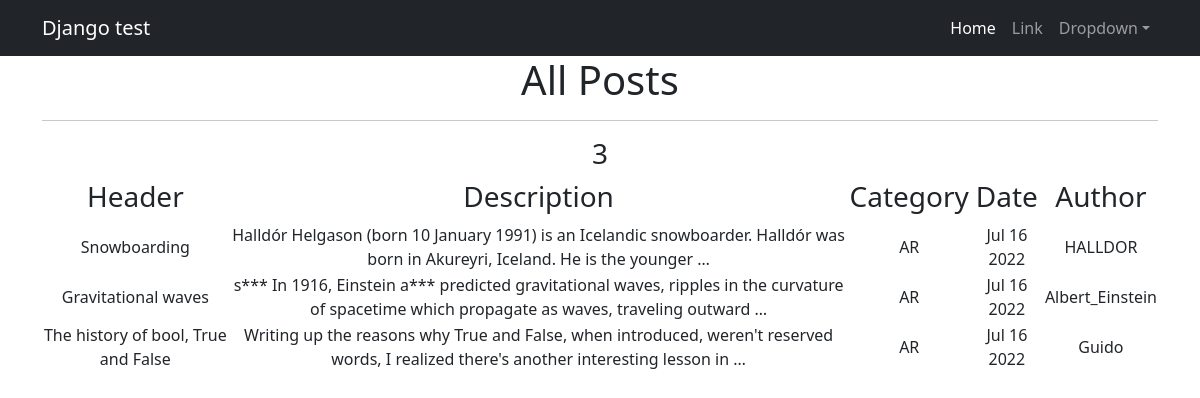
/posts/, run on the app's committed database.
### newsportal/models.py (models this page shows, shortened)
class Post(models.Model):
    author = models.ForeignKey(Author, on_delete=models.CASCADE)
    choice_category = models.CharField(max_length=2, choices=CATEGORY_NAME)
    date_time_auto = models.DateTimeField(auto_now_add=True)
    category = models.ManyToManyField(Category, through='PostCategory')
    header_news = models.CharField(max_length=155)
    post_text = models.TextField()
    rating = models.IntegerField(default=0)

class Author(models.Model):
    user = models.OneToOneField(User, on_delete=models.CASCADE)
    rating = models.IntegerField(default=0)

### newsportal/views.py (the view)
# urls.py: path('', PostListView.as_view()),
class PostListView(ListView):
    model = Post
    ordering = '-rating'
    template_name = 'posts.html'
    context_object_name = 'posts'
    paginate_by = 3

### newsportal/templatetags/poll_extras.py (called while the page is built)
@register.filter()
def censor(value):
    censored_value = ' '.join(f"{i[0]}***" if i in bad_words else i for i in value.split())
    return censored_value

### templates/posts.html (shortened to what this page needs)
{% extends 'newsportal/default.html' %}
{% load poll_extras %}
{% block content %}
<h1>All Posts</h1>
   <hr>
   <h3>{{ posts|length }}</h3>
    {% if posts %}
       <table>
           <tr>
               <td><h3>Header</h3></td>
               <td><h3>Description</h3></td>
               <td><h3>Category</h3></td>
               <td><h3>Date</h3></td>
               <td><h3>Author</h3></td>
           </tr>
           {% for post in posts %}
           <tr>
               <td>{{ post.header_news }}</td>
               <td>{{ post.post_text | truncatewords:20 | censor }}</td>
               <td>{{ post.choice_category }}</td>
               <td>{{ post.date_time_auto| date:'M d Y' }}</td>
               <td>{{ post.author.user.username }}</td>
           </tr>
           {% endfor %}
       </table>
   {% else %}
       <h2>No posts yet.</h2>
   {% endif %}
{% endblock content %}

### data on the page
Post: header_news "Snowboarding", post_text|censor "Halldór Helgason (born 10 January 1991) is an Icelandic snowboarder. Halldór was born in Akureyri, Iceland. He is the younger …", choice_category "AR", date_time_auto "Jul 16 2022", author.user.username "HALLDOR"
Post: header_news "Gravitational waves", post_text|censor "s*** In 1916, Einstein a*** predicted gravitational waves, ripples in the curvature of spacetime which propagate as waves, traveling outward …", choice_category "AR", date_time_auto "Jul 16 2022", author.user.username "Albert_Einstein"
Post: header_news "The history of bool, True and False", post_text|censor "Writing up the reasons why True and False, when introduced, weren't reserved words, I realized there's another interesting lesson in …", choice_category "AR", date_time_auto "Jul 16 2022", author.user.username "Guido"

### other printed values
{{ posts|length }} "3"
